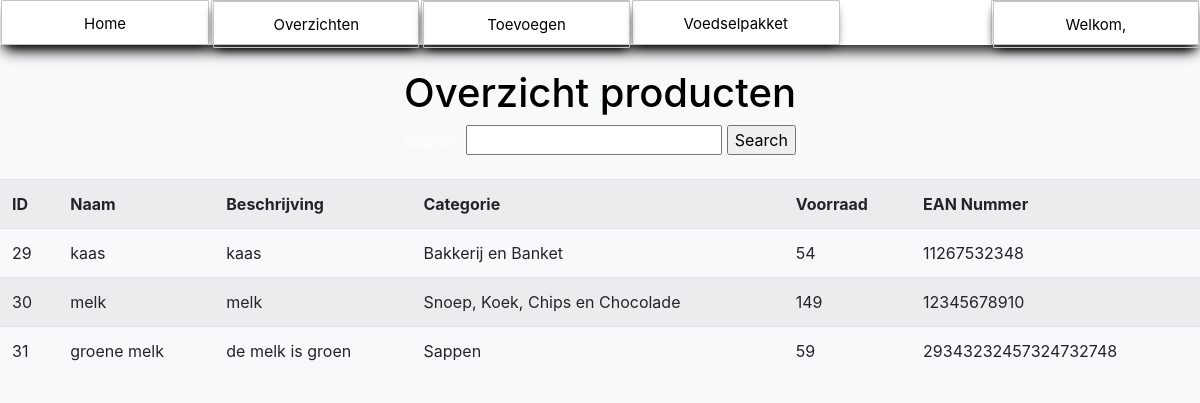
Screenshot of /alleproducten.php (signed in) with the database file from the repository.
### tables this page shows
CREATE TABLE `producten` (
  `id` int(11) NOT NULL,
  `naam` varchar(255) NOT NULL,
  `beschrijving` varchar(100) NOT NULL,
  `categorie` varchar(500) NOT NULL,
  `voorraad` int(11) NOT NULL,
  `EAN_Nummer` varchar(255) NOT NULL
);

### alleproducten.php (the view, shortened to what this page needs)
<!DOCTYPE html>
<html lang="en">
<head>
    <link href="https://stackpath.bootstrapcdn.com/bootstrap/4.5.0/css/bootstrap.min.css" rel="stylesheet">
</head>
<body class="bg-light">
    <?php
        include "navigation.php";
        if (isset($_SESSION['loggedin']) && $_SESSION['loggedin'] == true) {
    ?>
    <br>
    <CENTER><h1 style="color: black;">Overzicht producten</h1>
    <form method="GET" action="search.php">
    Search: <input type="text" name="query">
    <input type="submit" value="Search">
</form>
    <div class="table-responsive mt-4">
        <table class="table table-striped">
        <tr>
            <th>ID</th>
            <th>Naam</th>
            <th>Beschrijving</th>
            <th>Categorie</th>
            <th>Voorraad</th>
            <th>EAN Nummer</th>
        </tr>
        </div>
        </CENTER>
<?php
        include 'config.php';
        $sql = "SELECT * FROM producten";
        $params = [];
        try {
            $stmt = $conn->prepare($sql);
            $stmt->execute($params);
            $products = $stmt->fetchAll();
            foreach ($products as $product) {
                echo "<tr>";
                echo "<td>" . $product['id'] . "</td>";
                echo "<td>" . $product['naam'] . "</td>";
                echo "<td>" . $product['beschrijving'] . "</td>";
                echo "<td>" . $product['categorie'] . "</td>";
                echo "<td>" . $product['voorraad'] . "</td>";
                echo "<td>" . $product['EAN_Nummer'] . "</td>";
                echo "</tr>";
            }
        } catch (PDOException $e) {
            echo "<div class='alert alert-danger'>" . $e->getMessage() . "</div>";
        }
    }
    ?>
</body>
</html>

### navigation.css (style rules this page uses)
body { color: white; padding: 0; margin: 0; }

### rows the page displays
producten: id "29", naam "kaas", beschrijving "kaas", categorie "Bakkerij en Banket", voorraad "54", EAN_Nummer "11267532348"
producten: id "30", naam "melk", beschrijving "melk", categorie "Snoep, Koek, Chips en Chocolade", voorraad "149", EAN_Nummer "12345678910"
producten: id "31", naam "groene melk", beschrijving "de melk is groen", categorie "Sappen", voorraad "59", EAN_Nummer "29343232457324732748"
